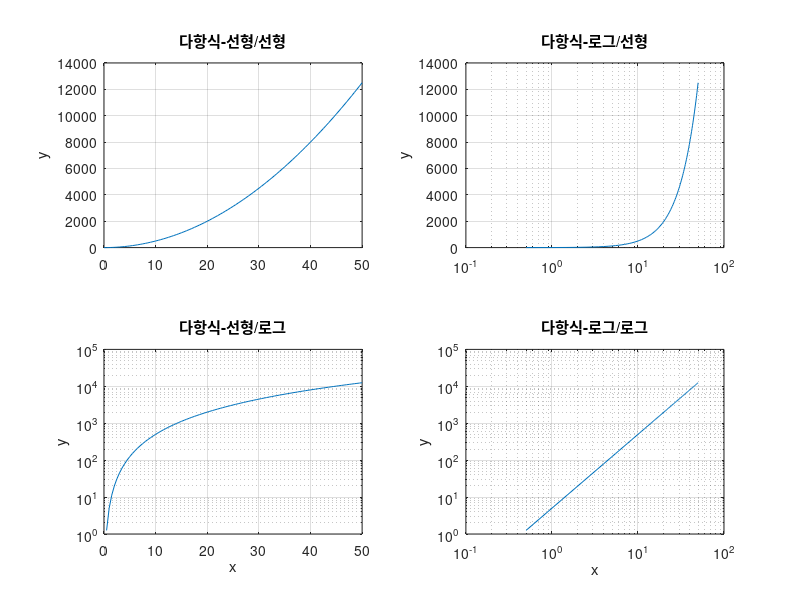

Recreate this plot in MATLAB.
clear, clc

%% 로그 그래프
% 복잡한 비선형 그래프를 선형처럼 볼 수 있게 변환 가능

x = 0:0.5:50;
y = 5 * x .^ 2;

subplot(2, 2, 1)
plot(x, y)
    title('다항식-선형/선형')
    ylabel('y'), grid

subplot(2, 2, 2)
semilogx(x, y)
    title('다항식-로그/선형')
    ylabel('y'), grid

subplot(2, 2, 3)
semilogy(x, y)
    title('다항식-선형/로그')
    xlabel('x'), ylabel('y'), grid

subplot(2, 2, 4)
loglog(x, y)
    title('다항식-로그/로그')
    xlabel('x'), ylabel('y'), grid
